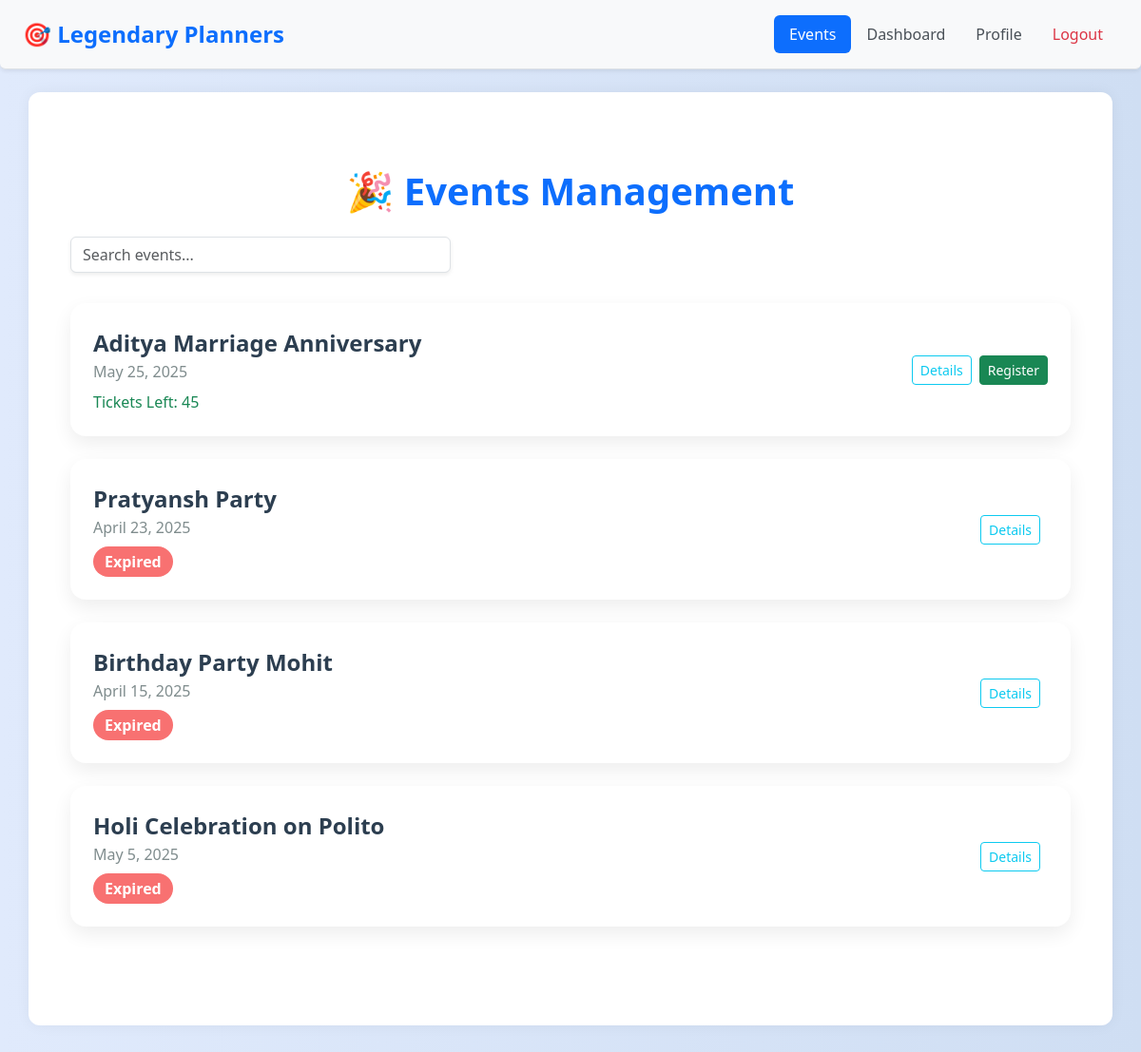
The app's page / (signed in) with its own data.
### events/models.py (models this page shows, shortened)
class Event(models.Model):
    EVENT_STATUS_CHOICES = [
        ('upcoming', 'upcoming'),
        ('ongoing', 'ongoing'),
        ('completed', 'completed')
    ]
    name = models.CharField(max_length=100)
    description = models.TextField()
    date = models.DateField()
    start_time = models.TimeField()
    end_time = models.TimeField()
    is_public = models.BooleanField(default=False)
    location = models.CharField(max_length=100, blank=True, null=True)
    max_participants = models.PositiveIntegerField()
    organizer = models.ForeignKey(
        User, on_delete=models.CASCADE, related_name='organized_events')
    venue = models.ForeignKey(
        Venue, on_delete=models.CASCADE, related_name='events')
    pub_date = models.TimeField(default=now)
    status = models.CharField(
        max_length=10, choices=EVENT_STATUS_CHOICES, default="upcoming")
    def get_remaining_tickets(self):
        tickets = self.tickets.count()
        return max(0, self.max_participants - tickets)

### events/views.py (the view)
# urls.py: path("", views.IndexView.as_view(), name="index"),
class IndexView(generic.ListView):
    template_name = "events/index.html"
    context_object_name = "events"
    def get_queryset(self):
        query = self.request.GET.get("q")
        if query:
            return Event.objects.filter(is_public=True, name__icontains=query).order_by("-pub_date")
        else:
            return Event.objects.filter(is_public=True).order_by("-pub_date")
    def get_context_data(self, **kwargs):
        context = super().get_context_data(**kwargs)
        context['today'] = timezone.now().date()
        return context

### events/templates/events/index.html (shortened to what this page needs)
{% extends "events/base.html" %}
{% load static %}
{% block content %}
<div class="container py-5">
  <h1 class="text-center mb-4 fw-bold text-primary">🎉 Events Management</h1>
  <form class="d-flex justify-content-center search-bar" method="GET" action="{% url 'index' %}" role="search">
    <input type="search" name="q" id="q" class="form-control shadow-sm" placeholder="Search events..." aria-label="Search">
  </form>
  {% if events %}
    {% for event in events %}
      <div class="event-card d-flex justify-content-between align-items-center">
        <div>
          <div class="event-title">{{ event.name }}</div>
          <div class="event-date">{{ event.date }}</div>
          {% if event.date < today %}
            <span class="expired-badge mt-2 d-inline-block">Expired</span>
          {% else %}
            <p class="mt-2 mb-0 text-success">Tickets Left: {{ event.get_remaining_tickets }}</p>
          {% endif %}
        </div>
        <div class="event-actions">
          <a href="{% url 'details' event.id %}" class="btn btn-outline-info btn-sm">Details</a>
          <form action="{% url 'buy-ticket' event.id %}" method="POST" class="d-inline">
            {% if event.date >= today %}
              {% if event.get_remaining_tickets > 0 %}
                <button type="submit" class="btn btn-success btn-sm">Register</button>
              {% else %}
                <button type="button" class="btn btn-secondary btn-sm" disabled>Sold Out</button>
              {% endif %}
            {% endif %}
          </form>
        </div>
      </div>
    {% endfor %}
  {% else %}
    <p class="text-center text-muted">No public events available at the moment.</p>
  {% endif %}
</div>
{% endblock %}

### events/templates/events/base.html (style rules this page uses)
body { background: linear-gradient(to right, #e0eafc, #cfdef3); min-height: 100vh; font-family: 'Segoe UI', sans-serif; }
.btn { transition: all 0.2s ease; }

### events/templates/events/index.html (style rules this page uses)
.event-card { background: #fff; border-radius: 1rem; padding: 1.5rem; margin-bottom: 1.5rem; box-shadow: 0 8px 20px rgba(0, 0, 0, 0.07); transition: transform 0.3s ease-in-out; }
.expired-badge { background-color: #f87171; color: white; font-weight: 600; padding: 0.25rem 0.75rem; border-radius: 999px; }
.search-bar { max-width: 400px; margin-bottom: 2rem; }
.event-title { font-size: 1.5rem; font-weight: 600; color: #2c3e50; }
.event-date { font-size: 1rem; color: #7f8c8d; }
.event-actions { display: flex; gap: 0.5rem; flex-wrap: wrap; }

### records on screen
Event: name "Aditya Marriage Anniversary", date "May 25, 2025", get_remaining_tickets "45", shows "Register"
Event: name "Pratyansh Party", date "April 23, 2025", shows "Expired"
Event: name "Birthday Party Mohit", date "April 15, 2025", shows "Expired"
Event: name "Holi Celebration on Polito", date "May 5, 2025", shows "Expired"
